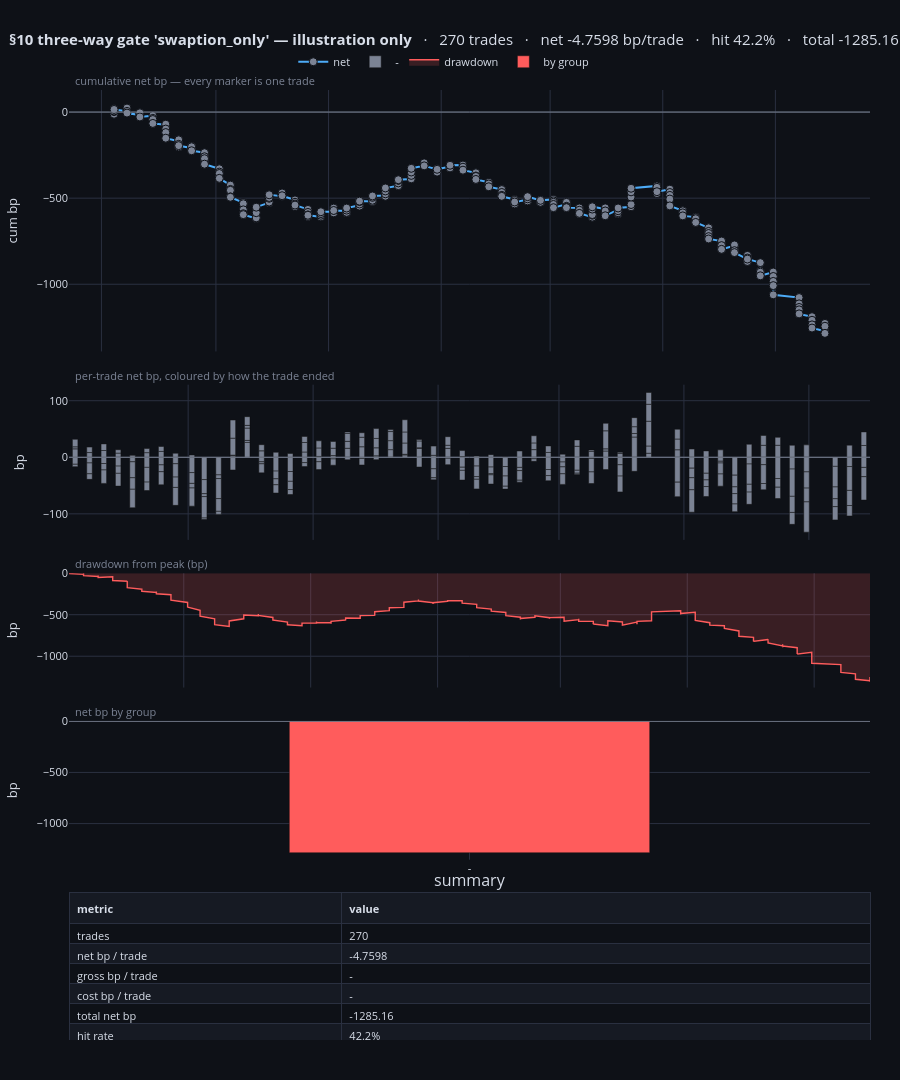

The notebook cell saved with this chart:
### Markdown cell above
## 10. `trade_dashboard` on the best gate mode

"Best" here means highest Sharpe-per-trade among the four distinct gates. §12
shows that number does not clear the bar a null model sets, so this dashboard is
a *description of a book*, not evidence of an edge.

### Code cell
_best = GATES.iloc[int(np.nanargmax(GATES["sharpe_per_trade"].to_numpy(float)))]["gate_mode"]
print(f"best gate mode by Sharpe/trade: {_best}\n")
print(summary_stats(_books[_best] if _best in _books else next(iter(_books.values())),
                    time_col="closed_at", pnl_col="realized_pnl",
                    unit="bp", span_years=2.0).to_string(index=False))
print("\n*** The 'annualised Sharpe' above is NOT a strategy Sharpe and is not claimed")
print("    as one. Those closed 'trades' are weekly-opened 1-year cohorts pooled over")
print("    five structures whose mean pairwise P&L correlation is 0.70; they share")
print("    ~98% of their holding windows. The t-statistic — and specifically the")
print("    overlap-adjusted one in §9 — is the honest summary of the evidence.")
trade_dashboard(_books[_best] if _best in _books else next(iter(_books.values())),
                time_col="closed_at", pnl_col="realized_pnl", unit="bp",
                title=f"§10 three-way gate '{_best}' — illustration only").show()

### Figure 1 — Plotly figure (JSON) as saved in the notebook; plotly's stock layout.template omitted (floating-point values rounded to 4 significant figures; data arrays with more than 128 entries replaced by an {"elided": "..."} marker saying what was removed)
{"data": [{"customdata": {"elided": "270x11 str values"}, "hovertemplate": "<b>%{customdata[0]}</b><br>%{customdata[1]}  ·  %{customdata[2]}  ·  <b>%{customdata[3]}</b><br>signal: %{customdata[4]}   secondary: %{customdata[5]}<br>exit: <b>%{customdata[6]}</b> after %{customdata[7]} <br>gross %{customdata[8]} bp   <b>net %{customdata[9]} bp</b><br>cumulative %{customdata[10]} bp<extra></extra>", "line": {"color": "#4dabf7", "width": 2}, "marker": {"color": {"elided": "270 str values"}, "line": {"color": "#0e1117", "width": 1}, "size": 8}, "mode": "lines+markers", "name": "net", "type": "scatter", "x": {"elided": "270 str values"}, "xaxis": "x", "y": {"elided": "270 float values"}, "yaxis": "y"}, {"customdata": {"elided": "270x11 str values"}, "hovertemplate": "<b>%{customdata[0]}</b><br>%{customdata[1]}  ·  %{customdata[2]}  ·  <b>%{customdata[3]}</b><br>signal: %{customdata[4]}   secondary: %{customdata[5]}<br>exit: <b>%{customdata[6]}</b> after %{customdata[7]} <br>gross %{customdata[8]} bp   <b>net %{customdata[9]} bp</b><br>cumulative %{customdata[10]} bp<extra></extra>", "marker": {"color": "#7b8394"}, "name": "-", "type": "bar", "x": {"elided": "270 str values"}, "xaxis": "x2", "y": {"elided": "270 float values"}, "yaxis": "y2"}, {"fill": "tozeroy", "fillcolor": "rgba(255,92,92,0.18)", "hovertemplate": "drawdown %{y:.3f} bp<extra></extra>", "line": {"color": "#ff5c5c", "width": 1.4}, "mode": "lines", "name": "drawdown", "type": "scatter", "x": {"elided": "270 str values"}, "xaxis": "x3", "y": {"elided": "270 float values"}, "yaxis": "y3"}, {"customdata": [[270]], "hovertemplate": "<b>%{x}</b><br>%{customdata[0]} trades<br>total %{y:.3f} bp<extra></extra>", "marker": {"color": ["#ff5c5c"]}, "name": "by group", "type": "bar", "x": ["-"], "xaxis": "x4", "y": [-1285.0], "yaxis": "y4"}, {"cells": {"align": "left", "fill": {"color": [["#0e1117", "#161a23", "#0e1117", "#161a23", "#0e1117", "#161a23", "#0e1117", "#161a23", "#0e1117", "#161a23", "#0e1117", "#161a23", "#0e1117", "#161a23", "#0e1117", "#161a23"]]}, "font": {"color": "#d8dee9", "size": 11}, "height": 20, "line": {"color": "#2a3040"}, "values": [["trades", "net bp / trade", "gross bp / trade", "cost bp / trade", "total net bp", "hit rate", "avg win / avg loss", "payoff ratio", "Sharpe / trade", "t-statistic", "best / worst trade", "max drawdown (bp)", "longest win / loss run", "avg hold"], ["270", "-4.7598", "-", "-", "-1285.16", "42.2%", "+12.580 / -17.431", "0.722", "-0.2706", "-4.45", "+43.761 / -53.495", "-1308.37", "10 / 11", "-"]]}, "columnwidth": [34, 66], "domain": {"x": [0.0, 1.0], "y": [0.0, 0.1548]}, "header": {"align": "left", "fill": {"color": "#161a23"}, "font": {"color": "#d8dee9", "size": 11}, "line": {"color": "#2a3040"}, "values": ["<b>metric</b>", "<b>value</b>"]}, "type": "table"}], "layout": {"annotations": [{"font": {"color": "#7b8394", "size": 11}, "showarrow": false, "text": "cumulative net bp — every marker is one trade", "x": 0.005, "xanchor": "left", "xref": "paper", "y": 1.0, "yanchor": "bottom", "yref": "paper"}, {"font": {"color": "#7b8394", "size": 11}, "showarrow": false, "text": "per-trade net bp, coloured by how the trade ended", "x": 0.005, "xanchor": "left", "xref": "paper", "y": 0.6898, "yanchor": "bottom", "yref": "paper"}, {"font": {"color": "#7b8394", "size": 11}, "showarrow": false, "text": "drawdown from peak (bp)", "x": 0.005, "xanchor": "left", "xref": "paper", "y": 0.4914, "yanchor": "bottom", "yref": "paper"}, {"font": {"color": "#7b8394", "size": 11}, "showarrow": false, "text": "net bp by group", "x": 0.005, "xanchor": "left", "xref": "paper", "y": 0.336, "yanchor": "bottom", "yref": "paper"}, {"font": {"size": 16}, "showarrow": false, "text": "summary", "x": 0.5, "xanchor": "center", "xref": "paper", "y": 0.1548, "yanchor": "bottom", "yref": "paper"}], "bargap": 0.55, "font": {"color": "#d8dee9", "size": 11}, "height": 1080, "hoverdistance": 30, "hoverlabel": {"bgcolor": "#161a23", "bordercolor": "#2a3040", "font": {"color": "#d8dee9", "size": 11}}, "hovermode": "closest", "legend": {"bgcolor": "rgba(0,0,0,0)", "orientation": "h", "x": 0.28, "y": 1.045}, "margin": {"b": 40, "l": 60, "r": 30, "t": 90}, "paper_bgcolor": "#0e1117", "plot_bgcolor": "#0e1117", "shapes": [{"line": {"color": "#7b8394", "width": 1}, "type": "line", "x0": 0, "x1": 1, "xref": "x domain", "y0": 0, "y1": 0, "yref": "y"}, {"line": {"color": "#7b8394", "width": 1}, "type": "line", "x0": 0, "x1": 1, "xref": "x2 domain", "y0": 0, "y1": 0, "yref": "y2"}, {"line": {"color": "#7b8394", "width": 1}, "type": "line", "x0": 0, "x1": 1, "xref": "x4 domain", "y0": 0, "y1": 0, "yref": "y4"}], "title": {"font": {"size": 15}, "text": "<b>§10 three-way gate 'swaption_only' — illustration only</b>   ·   270 trades   ·   net -4.7598 bp/trade   ·   hit 42.2%   ·   total -1285.16 bp", "x": 0.01}, "xaxis": {"anchor": "y", "domain": [0.0, 1.0], "gridcolor": "#2a3040", "matches": "x4", "showgrid": true, "showspikes": true, "showticklabels": false, "spikecolor": "#7b8394", "spikedash": "dot", "spikemode": "across", "spikesnap": "cursor", "spikethickness": 1, "zeroline": false}, "xaxis2": {"anchor": "y2", "domain": [0.0, 1.0], "gridcolor": "#2a3040", "matches": "x4", "showgrid": true, "showspikes": true, "showticklabels": false, "spikecolor": "#7b8394", "spikedash": "dot", "spikemode": "across", "spikesnap": "cursor", "spikethickness": 1, "zeroline": false}, "xaxis3": {"anchor": "y3", "domain": [0.0, 1.0], "gridcolor": "#2a3040", "matches": "x4", "showgrid": true, "showspikes": true, "showticklabels": false, "spikecolor": "#7b8394", "spikedash": "dot", "spikemode": "across", "spikesnap": "cursor", "spikethickness": 1, "zeroline": false}, "xaxis4": {"anchor": "y4", "domain": [0.0, 1.0], "gridcolor": "#2a3040", "showgrid": true, "showspikes": true, "spikecolor": "#7b8394", "spikedash": "dot", "spikemode": "across", "spikesnap": "cursor", "spikethickness": 1, "zeroline": false}, "yaxis": {"anchor": "x", "domain": [0.7248, 1.0], "gridcolor": "#2a3040", "showgrid": true, "showspikes": true, "spikecolor": "#7b8394", "spikedash": "dot", "spikemode": "toaxis", "spikesnap": "cursor", "spikethickness": 1, "title": {"text": "cum bp"}, "zeroline": false}, "yaxis2": {"anchor": "x2", "domain": [0.5264, 0.6898], "gridcolor": "#2a3040", "showgrid": true, "showspikes": true, "spikecolor": "#7b8394", "spikedash": "dot", "spikemode": "toaxis", "spikesnap": "cursor", "spikethickness": 1, "title": {"text": "bp"}, "zeroline": false}, "yaxis3": {"anchor": "x3", "domain": [0.371, 0.4914], "gridcolor": "#2a3040", "showgrid": true, "showspikes": true, "spikecolor": "#7b8394", "spikedash": "dot", "spikemode": "toaxis", "spikesnap": "cursor", "spikethickness": 1, "title": {"text": "bp"}, "zeroline": false}, "yaxis4": {"anchor": "x4", "domain": [0.1898, 0.336], "gridcolor": "#2a3040", "showgrid": true, "showspikes": true, "spikecolor": "#7b8394", "spikedash": "dot", "spikemode": "toaxis", "spikesnap": "cursor", "spikethickness": 1, "title": {"text": "bp"}, "zeroline": false}}}
